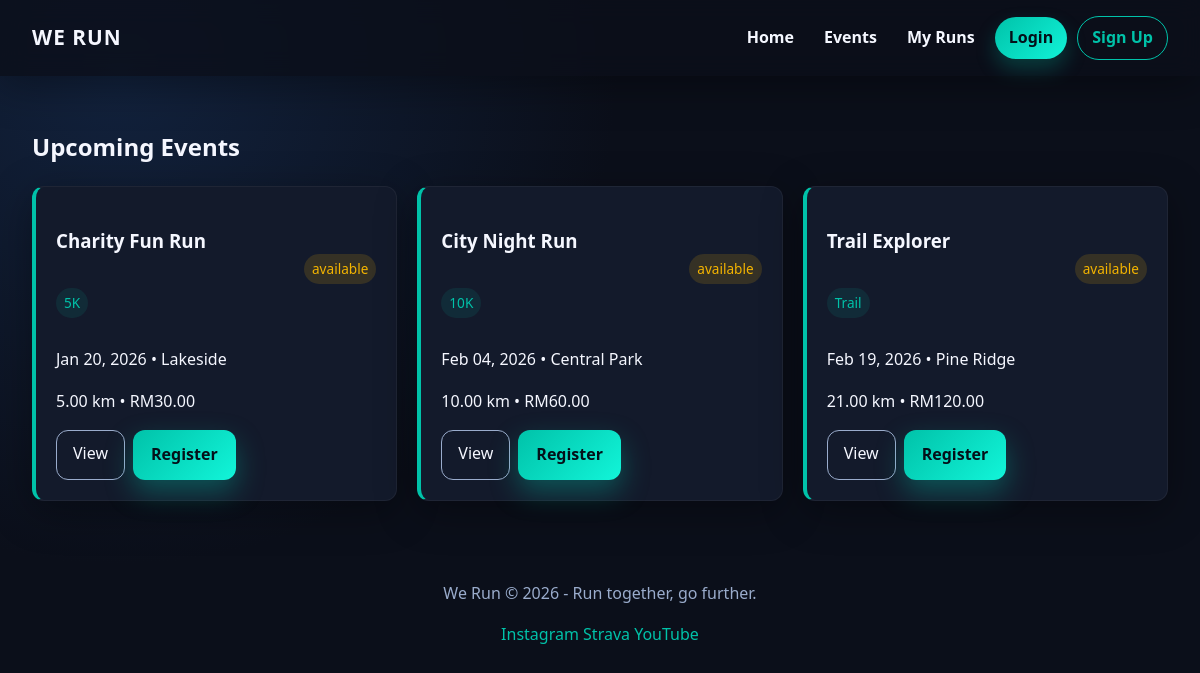
Screenshot of /events.php with the database file from the repository.
### tables this page shows
CREATE TABLE IF NOT EXISTS events (
    id INT AUTO_INCREMENT PRIMARY KEY,
    title VARCHAR(160) NOT NULL,
    category VARCHAR(120) NOT NULL,
    description TEXT,
    event_date DATE NOT NULL,
    venue VARCHAR(200) NOT NULL,
    distance_km DECIMAL(5,2) NOT NULL,
    fee DECIMAL(8,2) NOT NULL,
    status VARCHAR(32) DEFAULT 'available',
    capacity INT DEFAULT 0,
    created_at TIMESTAMP DEFAULT CURRENT_TIMESTAMP
);

### includes/auth.php (called while the page is built, shortened)
<?php
function is_logged_in(): bool {
    return isset($_SESSION['user']);
}
function e(string $value): string {
    return htmlspecialchars($value, ENT_QUOTES, 'UTF-8');
}
?>

### events.php (the view)
<?php
require_once __DIR__ . '/includes/db.php';
require_once __DIR__ . '/includes/header.php';
$stmt = $mysqli->prepare("SELECT id, title, category, event_date, venue, distance_km, fee, status FROM events ORDER BY event_date ASC");
$stmt->execute();
$events = $stmt->get_result();
?>
<h2>Upcoming Events</h2>
<div class="grid events-list">
<?php while ($row = $events->fetch_assoc()): ?>
    <div class="card event">
        <div style="display:flex; justify-content:space-between; align-items:center;">
            <div>
                <h3><?php echo e($row['title']); ?></h3>
                <p class="badge"><?php echo e($row['category']); ?></p>
            </div>
            <div>
                <span class="badge" style="background:rgba(244,180,0,0.15); color:#f4b400;"><?php echo e($row['status']); ?></span>
            </div>
        </div>
        <p><?php echo date('M d, Y', strtotime($row['event_date'])); ?> &bull; <?php echo e($row['venue']); ?></p>
        <p><?php echo e($row['distance_km']); ?> km &bull; RM<?php echo e($row['fee']); ?></p>
        <div style="display:flex; gap:8px;">
            <a class="btn-secondary" href="<?php echo $appBase; ?>/event_detail.php?id=<?php echo $row['id']; ?>">View</a>
            <a class="btn-primary" href="<?php echo $appBase; ?>/register_event.php?id=<?php echo $row['id']; ?>">Register</a>
        </div>
    </div>
<?php endwhile; ?>
</div>
<?php require_once __DIR__ . '/includes/footer.php'; ?>

### includes/header.php (shortened to what this page needs)
<?php
require_once __DIR__ . '/auth.php';
$docRoot = str_replace('\\', '/', rtrim($_SERVER['DOCUMENT_ROOT'], '/\\'));
$projectRoot = str_replace('\\', '/', realpath(__DIR__ . '/..'));
$appBase = str_replace($docRoot, '', $projectRoot);
if ($appBase === '' || $appBase === false) { $appBase = ''; }
?>
<!DOCTYPE html>
<html lang="en">
<head>
    <link rel="stylesheet" href="<?php echo $appBase; ?>/assets/style.css">
</head>
<body>
<header class="topbar">
    <div class="brand">We Run</div>
    <nav>
        <a href="<?php echo $appBase; ?>/index.php">Home</a>
        <a href="<?php echo $appBase; ?>/events.php">Events</a>
        <a href="<?php echo $appBase; ?>/my_registrations.php">My Runs</a>
        <?php if (is_logged_in()): ?>
            <a href="<?php echo $appBase; ?>/profile.php">Profile</a>
            <?php if (($_SESSION['user']['role'] ?? '') === 'admin'): ?>
                <a href="<?php echo $appBase; ?>/admin/dashboard.php">Admin</a>
            <?php endif; ?>
            <a href="<?php echo $appBase; ?>/logout.php" class="btn">Logout</a>
        <?php else: ?>
            <a href="<?php echo $appBase; ?>/login.php" class="btn">Login</a>
            <a href="<?php echo $appBase; ?>/signup.php" class="btn ghost">Sign Up</a>
        <?php endif; ?>
    </nav>
</header>
<main class="page">

### includes/footer.php
</main>
<footer class="footer">
    <p>We Run &copy; <?php echo date('Y'); ?> - Run together, go further.</p>
    <div class="social">
        <a href="#">Instagram</a>
        <a href="#">Strava</a>
        <a href="#">YouTube</a>
    </div>
</footer>
</body>
</html>

### assets/style.css (style rules this page uses)
:root { --bg: #0c0f1a; --panel: #131a2b; --accent: #00c2a9; --accent-2: #f4b400; --text: #f5f7ff; --muted: #9aaccc; --radius: 12px; --shadow: 0 10px 40px rgba(0,0,0,0.35); font-family: "Segoe UI", "Helvetica Neue", Arial, sans-serif; }
* { box-sizing: border-box; }
body { margin: 0; background: radial-gradient(circle at 10% 10%, #12223d, #0b0f1a 40%), linear-gradient(120deg, #0b0f1a, #0e1525); color: var(--text); line-height: 1.6; }
a { color: var(--accent); text-decoration: none; transition: color 0.2s ease, opacity 0.2s ease; }
.topbar { display: flex; align-items: center; justify-content: space-between; padding: 16px 32px; position: sticky; top: 0; backdrop-filter: blur(12px); background: rgba(12,15,26,0.82); z-index: 10; box-shadow: var(--shadow); }
.topbar nav { display: flex; align-items: center; gap: 10px; flex-wrap: wrap; }
.topbar nav a { color: var(--text); font-weight: 600; padding: 8px 10px; border-radius: 999px; transition: background 0.2s ease, transform 0.2s ease; }
.topbar nav a.btn { padding: 8px 14px; background: linear-gradient(135deg, var(--accent), #11f3d8); color: #041019; box-shadow: 0 10px 20px rgba(0,194,169,0.25); }
.topbar nav a.btn.ghost { background: transparent; border: 1px solid var(--accent); color: var(--accent); box-shadow: none; }
.brand { font-size: 1.3rem; font-weight: 800; letter-spacing: 0.05em; text-transform: uppercase; }
.page { padding: 32px; max-width: 1200px; margin: auto; }
.card { background: var(--panel); border-radius: var(--radius); padding: 20px; box-shadow: var(--shadow); border: 1px solid rgba(255,255,255,0.05); transition: transform 0.25s ease, box-shadow 0.25s ease, border-color 0.25s ease; animation: rise 0.4s ease; }
.btn-primary { background: linear-gradient(135deg, var(--accent), #12f5d9); color: #041019; border: none; padding: 12px 18px; border-radius: 12px; font-weight: 700; cursor: pointer; transition: transform 0.2s ease, box-shadow 0.2s ease, opacity 0.2s ease; box-shadow: 0 12px 28px rgba(0,194,169,0.35); }
.btn-secondary { background: transparent; color: var(--text); border: 1px solid var(--muted); padding: 10px 16px; border-radius: 12px; cursor: pointer; transition: transform 0.2s ease, border-color 0.2s ease, color 0.2s ease; }
.grid { display: grid; gap: 20px; grid-template-columns: repeat(auto-fit, minmax(260px, 1fr)); }
.events-list .event { border-left: 4px solid var(--accent); }
.badge { display: inline-block; padding: 4px 8px; border-radius: 999px; background: rgba(0,194,169,0.1); color: var(--accent); font-size: 0.85rem; }
.footer { text-align: center; padding: 32px; color: var(--muted); }

### rows the page displays
events: title "Charity Fun Run", category "5K", status "available", event_date "Jan 20, 2026", venue "Lakeside", distance_km "5.00", fee "30.00"
events: title "City Night Run", category "10K", status "available", event_date "Feb 04, 2026", venue "Central Park", distance_km "10.00", fee "60.00"
events: title "Trail Explorer", category "Trail", status "available", event_date "Feb 19, 2026", venue "Pine Ridge", distance_km "21.00", fee "120.00"
